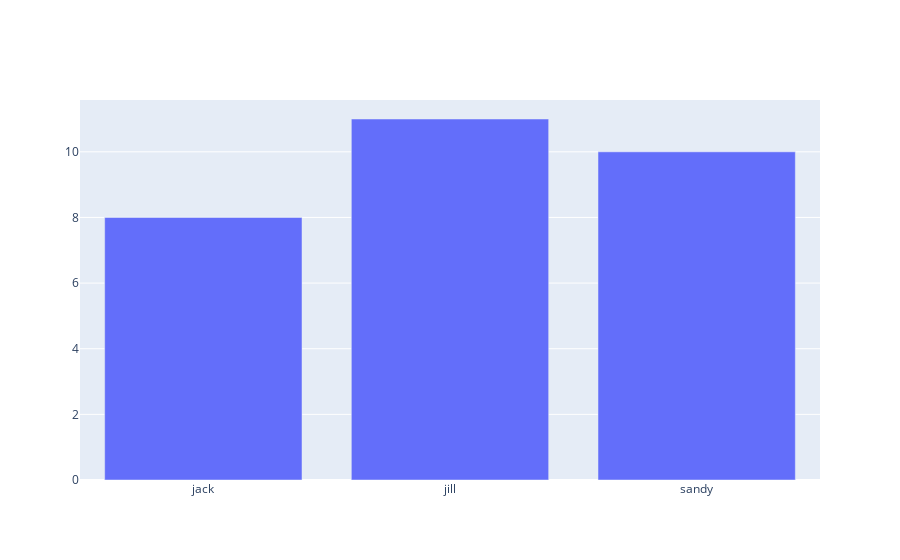

Source (notebook cell):
### Markdown cell above
Now we plot our graph by calling the `plotly.offline.iplot` method and passing through a list of traces to `iplot` method.

### Code cell
import plotly

plotly.offline.init_notebook_mode(connected=True)
trace0 = {'type': 'bar', 'x': ['jack', 'jill', 'sandy'], 'y': [8, 11, 10]}


plotly.offline.iplot([trace0])

### Figure 1 — Plotly figure (JSON) as saved in the notebook; plotly's stock layout.template omitted (floating-point values rounded to 4 significant figures)
{"data": [{"type": "bar", "x": ["jack", "jill", "sandy"], "y": [8, 11, 10]}], "layout": {}}
